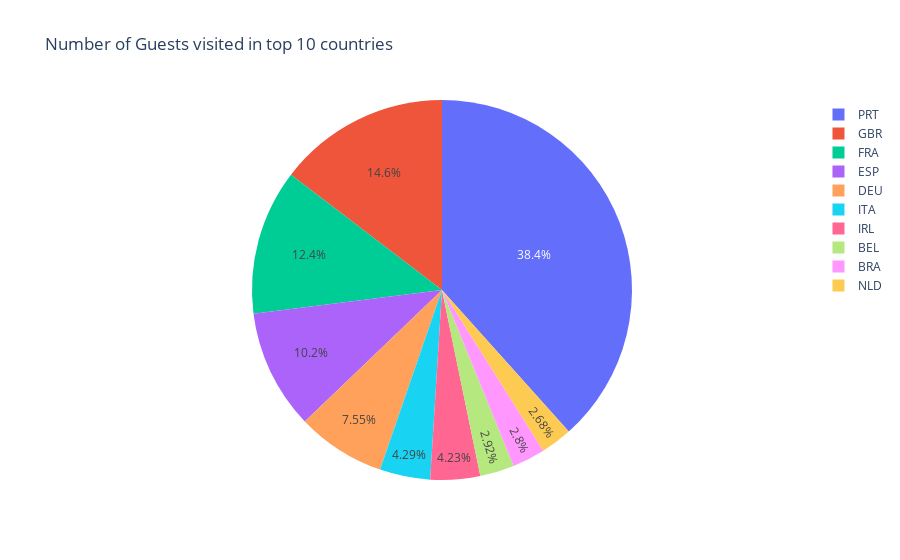

The code cell stored with this chart in its notebook:
### Code cell
guest = df['country'].value_counts().reset_index()
guest = guest.head(10)
print(guest)
fig =px.pie(guest,names='country',values='count',title="Number of Guests visited in top 10 countries",color='country')
fig.show()

### Figure 1 — Plotly figure (JSON) as saved in the notebook; plotly's stock layout.template omitted (floating-point values rounded to 4 significant figures)
{"data": [{"customdata": [["PRT"], ["GBR"], ["FRA"], ["ESP"], ["DEU"], ["ITA"], ["IRL"], ["BEL"], ["BRA"], ["NLD"]], "domain": {"x": [0, 1], "y": [0, 1]}, "hovertemplate": "country=%{customdata[0]}<br>count=%{value}<extra></extra>", "labels": ["PRT", "GBR", "FRA", "ESP", "DEU", "ITA", "IRL", "BEL", "BRA", "NLD"], "legendgroup": "", "marker": {"colors": ["#636efa", "#EF553B", "#00cc96", "#ab63fa", "#FFA15A", "#19d3f3", "#FF6692", "#B6E880", "#FF97FF", "#FECB52"]}, "name": "", "showlegend": true, "type": "pie", "values": [27355, 10424, 8823, 7244, 5385, 3061, 3015, 2081, 1993, 1910]}], "layout": {"legend": {"tracegroupgap": 0}, "title": {"text": "Number of Guests visited in top 10 countries"}}}
